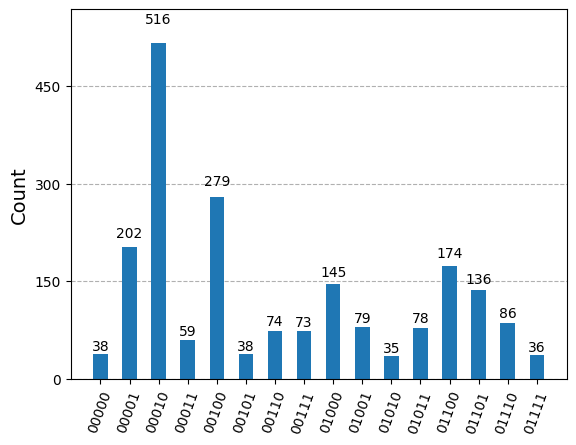

Reproduce this figure in Python.
import numpy as np
import dimod
from dimod import BinaryQuadraticModel, BINARY
from typing import Optional
import time
import networkx as nx
import matplotlib.pyplot as plt
import matplotlib.patches as patches
import random
import re
from qaoa_functions import *
from qa_functions import TreeNode,min_cut_c,n_cut,Timer
from Bio.Phylo.TreeConstruction import DistanceTreeConstructor
from Bio import Phylo
from Bio.Phylo.TreeConstruction import DistanceMatrix
from qiskit.quantum_info import Pauli,SparsePauliOp,Statevector
from typing import Union
from colorama import Fore
import numpy as np
from qiskit import QuantumCircuit, transpile
from qiskit_aer import AerSimulator
from qiskit_aer.primitives import SamplerV2
from qiskit.visualization import plot_histogram
from scipy.optimize import minimize
import multiprocessing

# Standalone function for calling get_min
def call_get_min(instance):
    return instance.get_min()

# External parallelization function
def parallel_minimization(instances:QAOA):
    with multiprocessing.Pool(processes=len(instances)) as pool:
        # Use pool to call get_min on each instance
        results = pool.map(call_get_min, instances)
    return results

if __name__ == '__main__':
    
    
    matrix = np.array( [[ 0, 92, 73, 78, 92],
                    [92,  0, 21, 49, 34],
                    [73, 21,  0, 35, 63],
                    [78, 49, 35,  0, 29],
                    [92, 34, 63, 29,  0]])
    problem = prepare_exp(matrix,c=1)
    size = max([int(x) for x in re.findall(r'Z([0-9]+)',problem)])+1
    
    poolsize = multiprocessing.cpu_count()
    instances = [QAOA(problem,size) for _ in range(10)]
    start = time.time()
    try:
        results = parallel_minimization(instances)
    except Exception as e:
        print(e)
    end = time.time()
    print('Results:',results)
    print('time:',end-start)

    # act_min = np.inf
    # start = time.time()
    # for i in range(10):
    #     initial_guess = np.random.random(2)
    #     qaoa = QAOA(problem,size,x0=initial_guess)
    #     qaoa.get_opt_circ()
    #     if qaoa.min< act_min:
    #         act_min = qaoa.min
    #         arg = qaoa.param
    #         j=i
    #         print(f'El nuevo minimo es {act_min} con {arg}')
    # end = time.time()
    # print(f'El minimo es: {act_min}, y se da con los parametros: {arg}')
    # print('time:',end-start)

    best = min(results)[1]
    qc = create_ansatz(problem,size,1,[best[0]], [best[1]])
    sim = AerSimulator()

    # Transpile the circuit for the simulator or real QPU
    qc.measure_all()
    qc = transpile(qc,sim)

    # Run the circuit and collect results
    sampler = SamplerV2()
    job = sampler.run([qc],shots=2048)
    job_result = job.result()
    counts=job_result[0].data.meas.get_counts()
    n_counts = combine_inverse_keys(counts)
    plot_histogram(n_counts)
    plt.savefig('test.pdf', bbox_inches='tight')